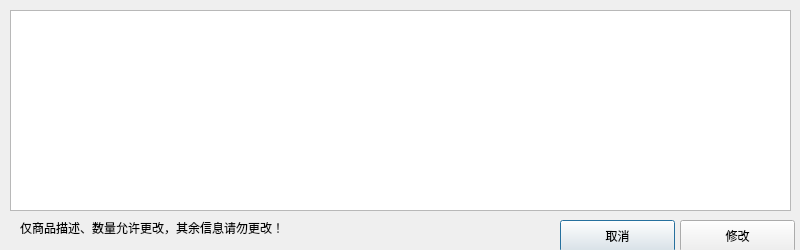
<?xml version="1.0" encoding="UTF-8"?>
<ui version="4.0">
 <class>modifycommodity</class>
 <widget class="QDialog" name="modifycommodity">
  <property name="geometry">
   <rect>
    <x>0</x>
    <y>0</y>
    <width>800</width>
    <height>250</height>
   </rect>
  </property>
  <property name="windowTitle">
   <string>Dialog</string>
  </property>
  <widget class="QTableView" name="tableView">
   <property name="geometry">
    <rect>
     <x>10</x>
     <y>10</y>
     <width>781</width>
     <height>201</height>
    </rect>
   </property>
  </widget>
  <widget class="QPushButton" name="cancel">
   <property name="geometry">
    <rect>
     <x>560</x>
     <y>220</y>
     <width>115</width>
     <height>32</height>
    </rect>
   </property>
   <property name="text">
    <string>取消</string>
   </property>
  </widget>
  <widget class="QPushButton" name="confirm">
   <property name="geometry">
    <rect>
     <x>680</x>
     <y>220</y>
     <width>115</width>
     <height>32</height>
    </rect>
   </property>
   <property name="text">
    <string>修改</string>
   </property>
  </widget>
  <widget class="QLabel" name="label">
   <property name="geometry">
    <rect>
     <x>20</x>
     <y>220</y>
     <width>351</width>
     <height>16</height>
    </rect>
   </property>
   <property name="text">
    <string>仅商品描述、数量允许更改，其余信息请勿更改！</string>
   </property>
  </widget>
 </widget>
 <resources/>
 <connections/>
</ui>
